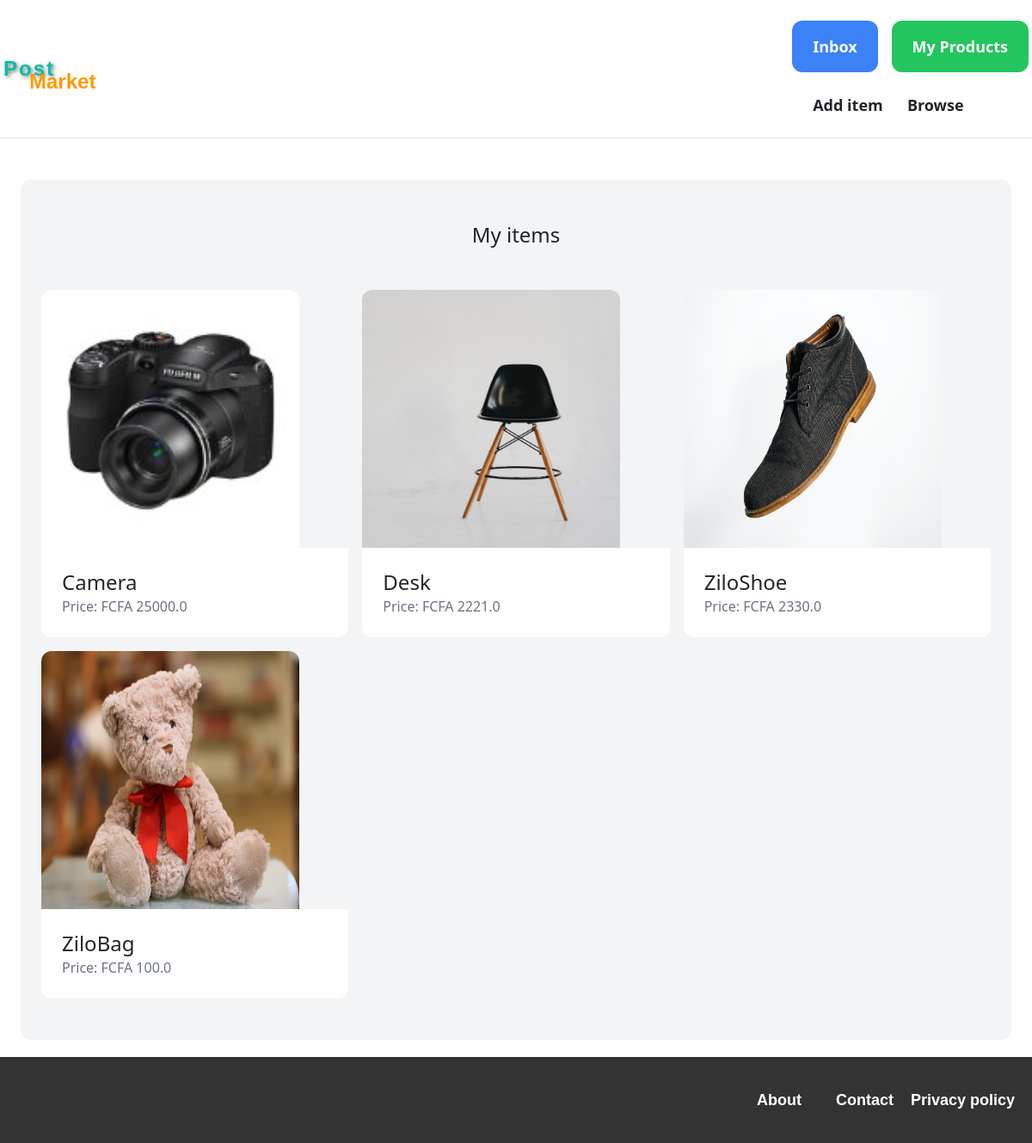
/dashboard/ (signed in), run on an earlier commit of the app's database.
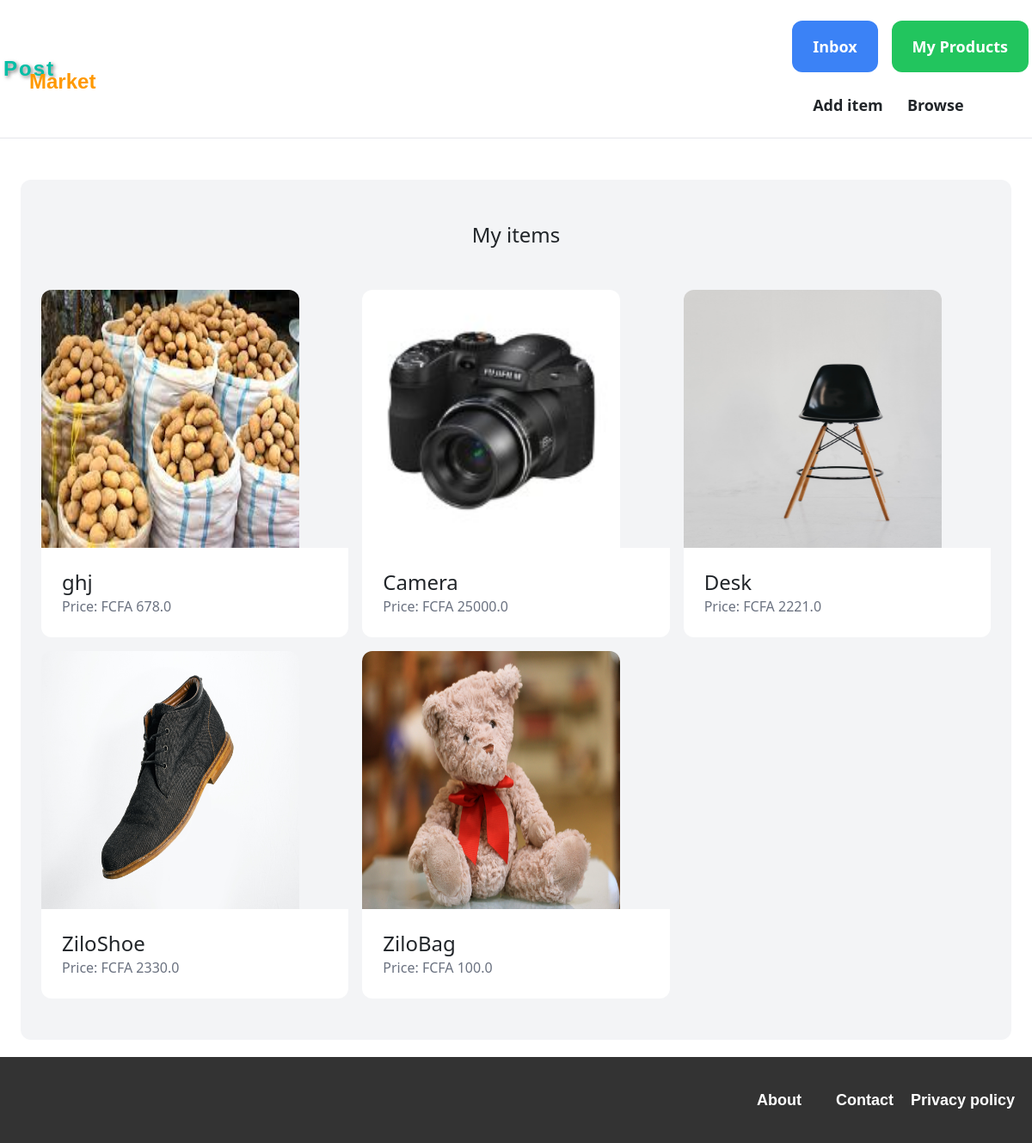
And on a later commit of the database.
### item/models.py (models this page shows, shortened)
class Item(models.Model):
    category = models.ForeignKey(Category, related_name='items', on_delete=models.CASCADE)
    name = models.CharField(max_length=255)
    description = models.TextField(blank=True, null=True)
    location = models.CharField(max_length=100, default="Bamenda")
    price = models.FloatField()
    image = models.ImageField(upload_to='item_images', blank=True, null=True)
    is_sold = models.BooleanField(default=False)
    created_by = models.ForeignKey(settings.AUTH_USER_MODEL, related_name='items', on_delete=models.CASCADE)
    created_at = models.DateTimeField(auto_now_add=True)
    is_approved = models.BooleanField(default=False)

### dashboard/views.py (the view)
# urls.py: path('', views.index, name='index'),
@login_required
def index(request):
    items = Item.objects.filter(created_by=request.user)
    return render(request, 'dashboard/index.html', {
        'items': items,
    })

### dashboard/templates/dashboard/index.html (shortened to what this page needs)
{% extends 'core/base.html' %}
{% block content %}
<div class="mt-6 px-6 py-12 bg-gray-100 rounded-xl">
    <h2 class="mb-12 text-2xl text-center">My items</h2>
    <div class="grid grid-cols-1 gap-3 md:grid-cols-3 md:gap-3">
        {% for item in items reversed %}
        {% if item %}
            <div>
                <a href="{% url 'item:detail' item.id %}">
                    <div>
                        <img style="height: 300px; width: 300px;" src="{{ item.image.url }}" class="rounded-t-xl">
                    </div>
                    <div class="p-6 bg-white rounded-b-xl">
                        <h2 class="text-2xl">{{ item.name }}</h2>
                        <p class="text-gray-500">Price: FCFA {{ item.price }}</p>
                    </div>
                </a>
            </div>
            {% else %}
            <h2> You've added no item yet</h2>
            {% endif %}
        {% endfor %}
    </div>
</div>
{% endblock %}

What changed in the data, as far as the page shows it:
added Item: image (picture), name "ghj", price "678.0"
